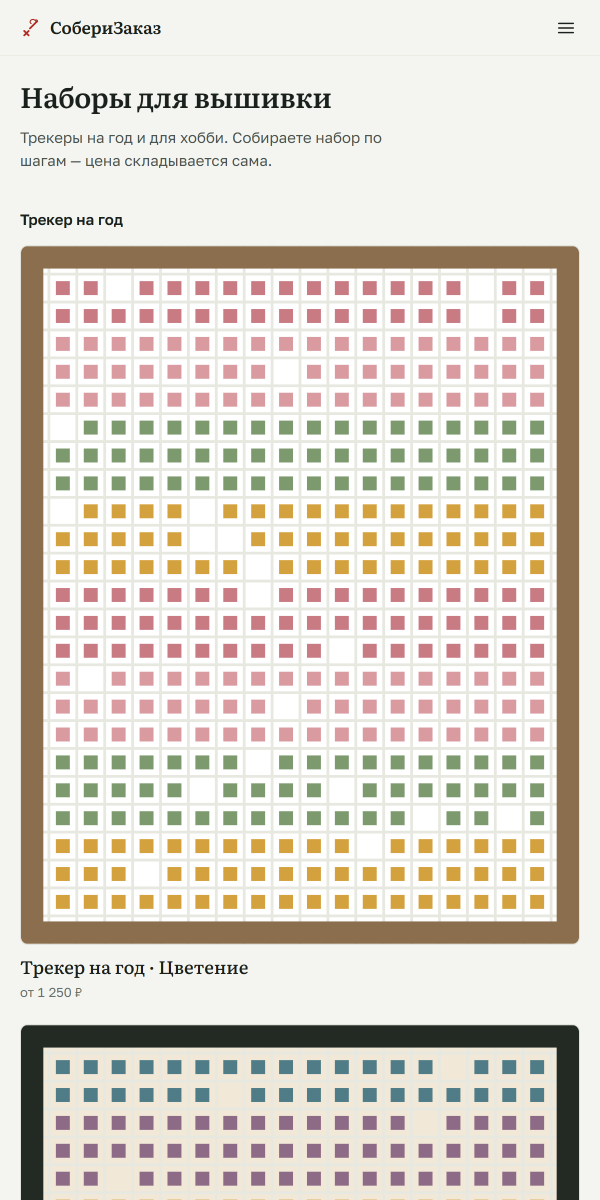
#> input picture docs/store/raw/screen-1-catalog@2x.png, 1200 x 2400 px, given in place of icon-576@2x.png, which was not available (shown at 1/2 size); the run also reads 2 pictures not shown here
$ python finalize-store.py
#> lines starting #> are read from the running program, lines starting #| are printed output that depends on the picture; pictures that were not available may be replaced by others from this repository, and a replacement may not be noted
from pathlib import Path
import os

from PIL import Image

ROOT = Path(__file__).resolve().parents[1] / "docs" / "store"
RAW = ROOT / "raw"


def _replace_save(im: Image.Image, path: Path, **kwargs) -> None:
    tmp = path.with_name(f"{path.stem}.tmp{path.suffix}")
    im.save(tmp, **kwargs)
    os.replace(tmp, path)


def downscale(src: str, dst: str, size: tuple[int, int]) -> None:
#> called with src = 'icon-576@2x.png', dst = 'icon-576.png', size = (576, 576)
    im = Image.open(RAW / src).convert("RGB")
#> im is the input picture: PIL image 1200x2400 RGB; mean R, G, B 221.1, 214.8, 205.9
    _replace_save(im.resize(size, Image.LANCZOS), ROOT / dst, optimize=True)
#> in _replace_save, `im.save(tmp, **kwargs)`:
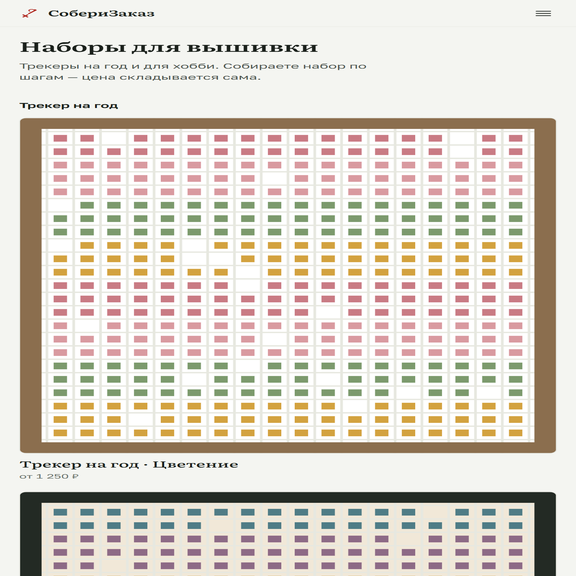
#> saved as icon-576.tmp.png: PIL image 576x576 RGB; mean R, G, B 220.8, 214.5, 205.5


def to_jpg(src: str, dst: str) -> None:
#> called with src = 'icon-576.png', dst = 'icon-576.jpg'
    im = Image.open(ROOT / src).convert("RGB")
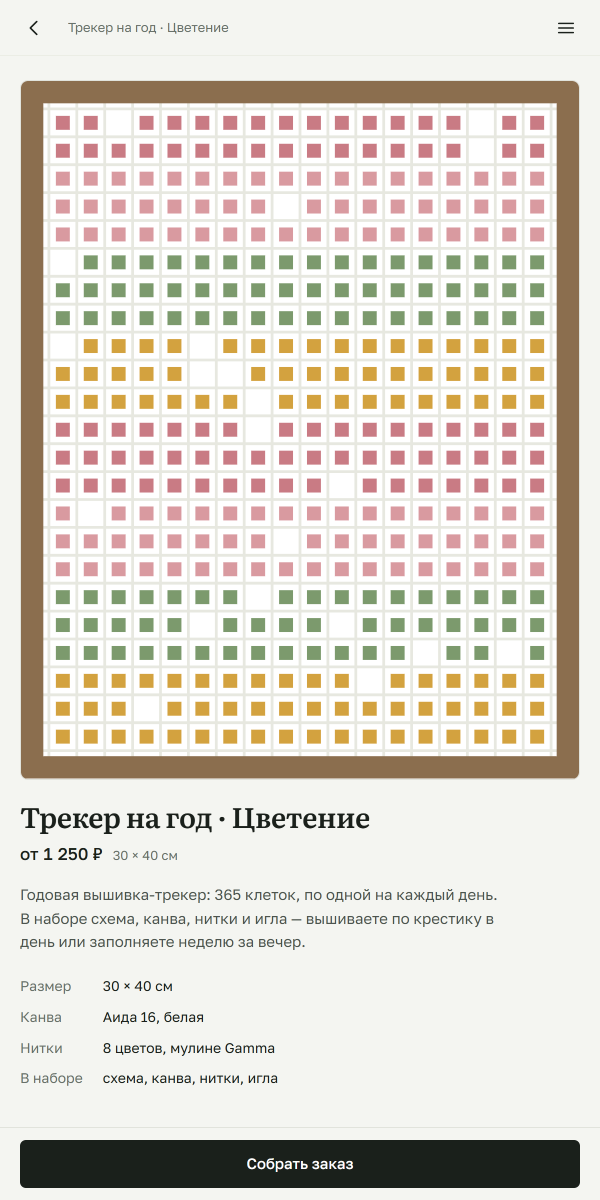
#> input picture docs/store/raw/screen-2-product@2x.png, 1200 x 2400 px, given in place of icon-576.png, which was not available (shown at 1/2 size)
#> im is the input picture: PIL image 1200x2400 RGB; mean R, G, B 221.5, 216, 207.4
    _replace_save(im, ROOT / dst, quality=92, optimize=True, progressive=True)


downscale("icon-576@2x.png", "icon-576.png", (576, 576))
to_jpg("icon-576.png", "icon-576.jpg")

downscale("snippet-1120x630@2x.png", "snippet-1120x630.png", (1120, 630))
#> call 2 of downscale, with src = 'snippet-1120x630@2x.png', dst = 'snippet-1120x630.png', size = (1120, 630)
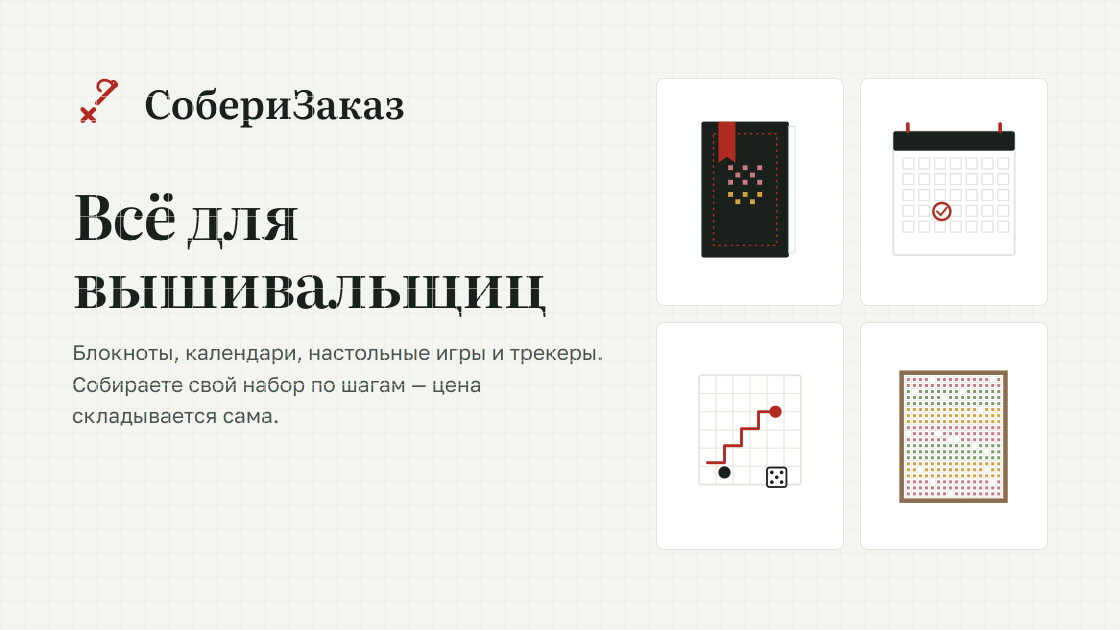
#> input picture docs/store/raw/snippet-1120x630@2x.png, 2240 x 1260 px (shown at 1/2 size)
#> in downscale, im is the input picture: PIL image 2240x1260 RGB; mean R, G, B 235.8, 236.2, 232.5
#> in _replace_save (call 3), `im.save(tmp, **kwargs)`:
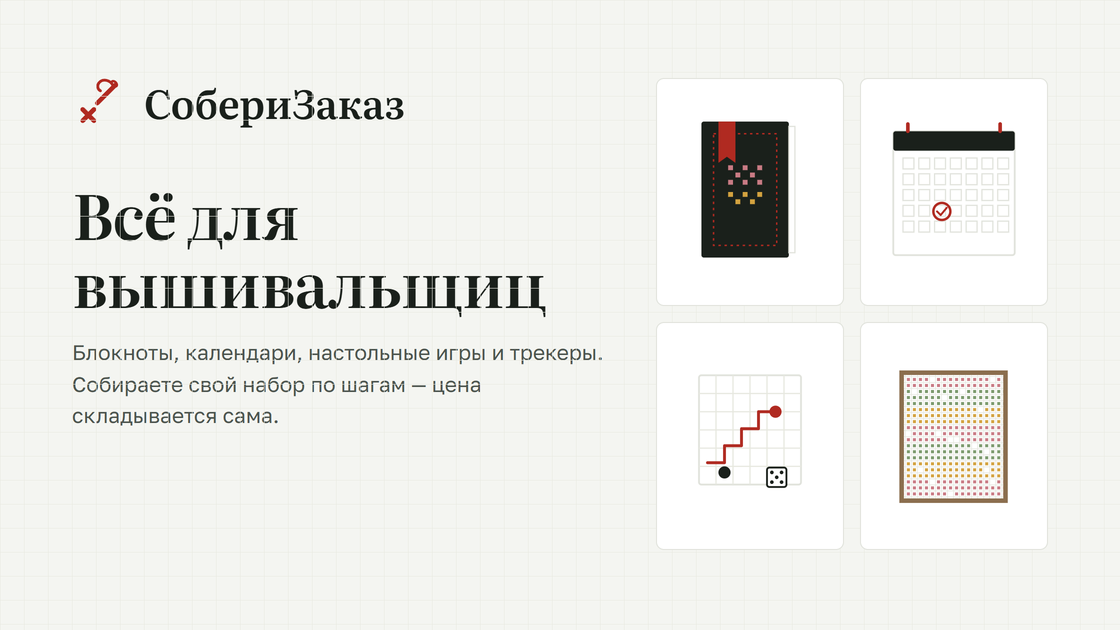
#> saved as snippet-1120x630.tmp.png: PIL image 1120x630 RGB; mean R, G, B 235.8, 236.2, 232.5
to_jpg("snippet-1120x630.png", "snippet-1120x630.jpg")

shots = [
    ("screen-1-catalog@2x.png", "screen-1-catalog-600x1200.png"),
    ("screen-2-product@2x.png", "screen-2-product-600x1200.png"),
    ("screen-3-step@2x.png", "screen-3-step-600x1200.png"),
    ("screen-4-review@2x.png", "screen-4-review-600x1200.png"),
]
for src, dst in shots:
    downscale(src, dst, (600, 1200))
#> in _replace_save (call 5), `im.save(tmp, **kwargs)`:
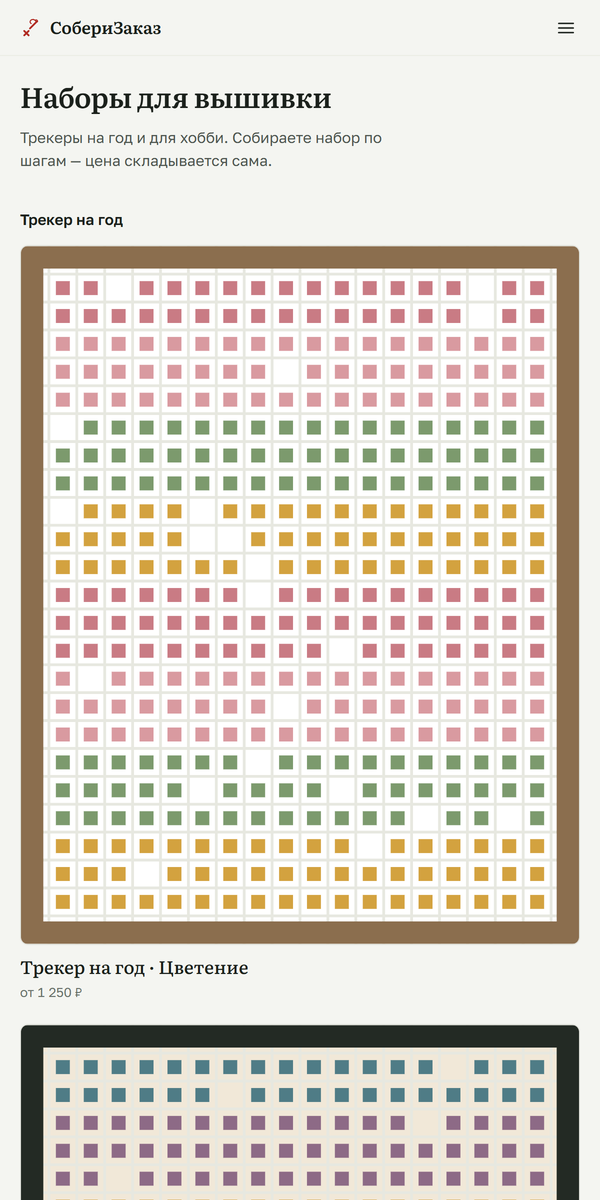
#> saved as screen-1-catalog-600x1200.tmp.png: PIL image 600x1200 RGB; mean R, G, B 220.9, 214.6, 205.7
#> pass 3 of the loop `for src, dst in shots:`:
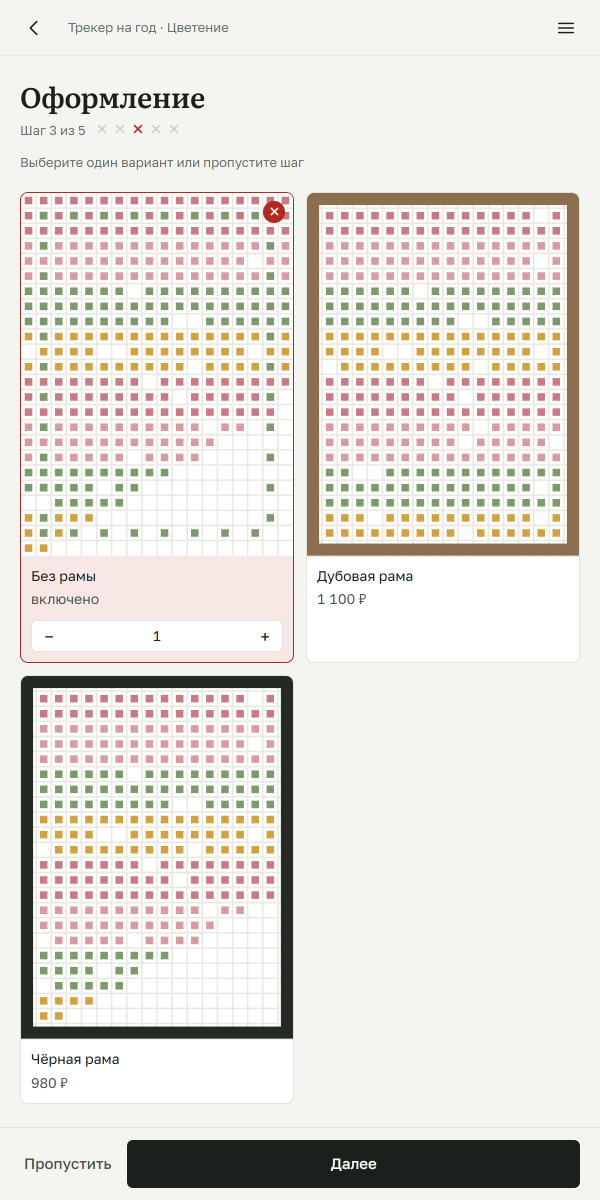
#> input picture docs/store/raw/screen-3-step@2x.png, 1200 x 2400 px (shown at 1/2 size)
#> in downscale, im is the input picture: PIL image 1200x2400 RGB; mean R, G, B 227.7, 224.4, 218.9
#> in _replace_save (call 7), `im.save(tmp, **kwargs)`:
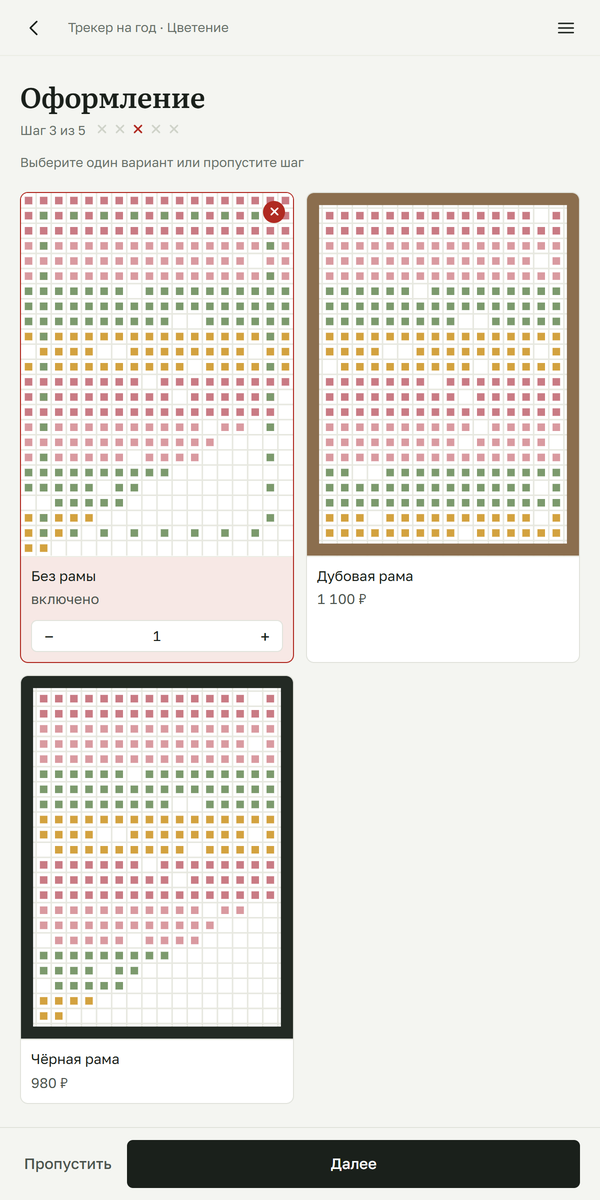
#> saved as screen-3-step-600x1200.tmp.png: PIL image 600x1200 RGB; mean R, G, B 227.5, 224.1, 218.6
#> the loop made 4 passes; the first 3 are shown

for f in sorted(ROOT.glob("*.png")) + sorted(ROOT.glob("*.jpg")):
    im = Image.open(f)
    print(f"{f.name}: {im.width}x{im.height} {f.stat().st_size // 1024} KB")
#| screen-1-catalog-600x1200.png: 600x1200 107 KB
#> pass 3 of the loop `for f in sorted(ROOT.glob("*.png")) + sorted(ROOT.glob("*.jpg")):`:
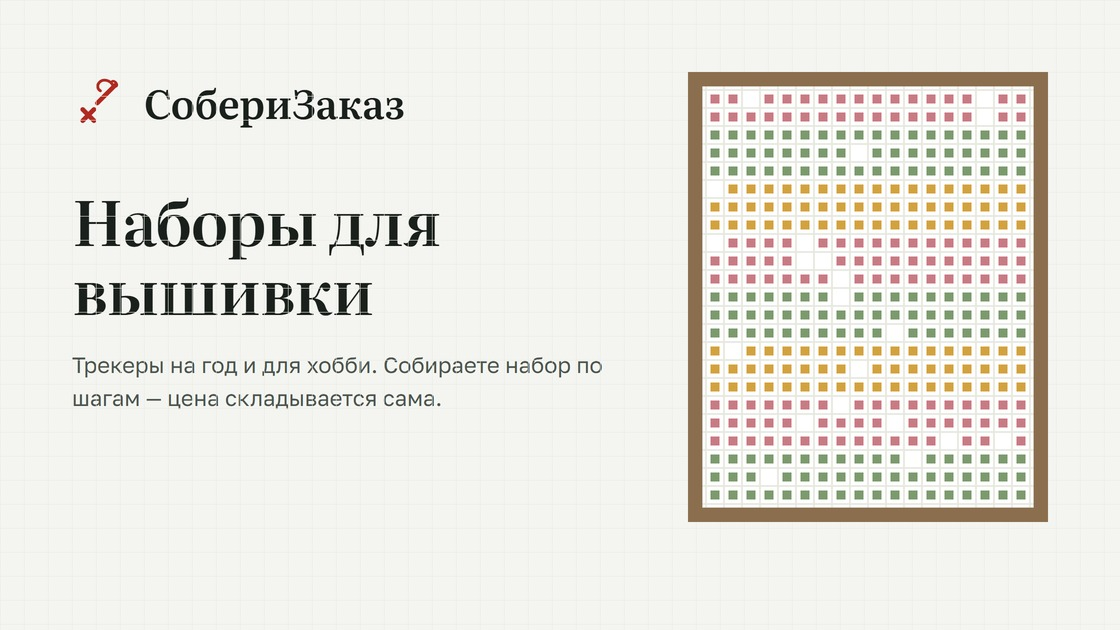
#> input picture docs/store/snippet-1120x630.jpg, 1120 x 630 px
#> im is the input picture: PIL image 1120x630 RGB; mean R, G, B 232.9, 231.6, 224.6
#| snippet-1120x630.jpg: 1120x630 122 KB
